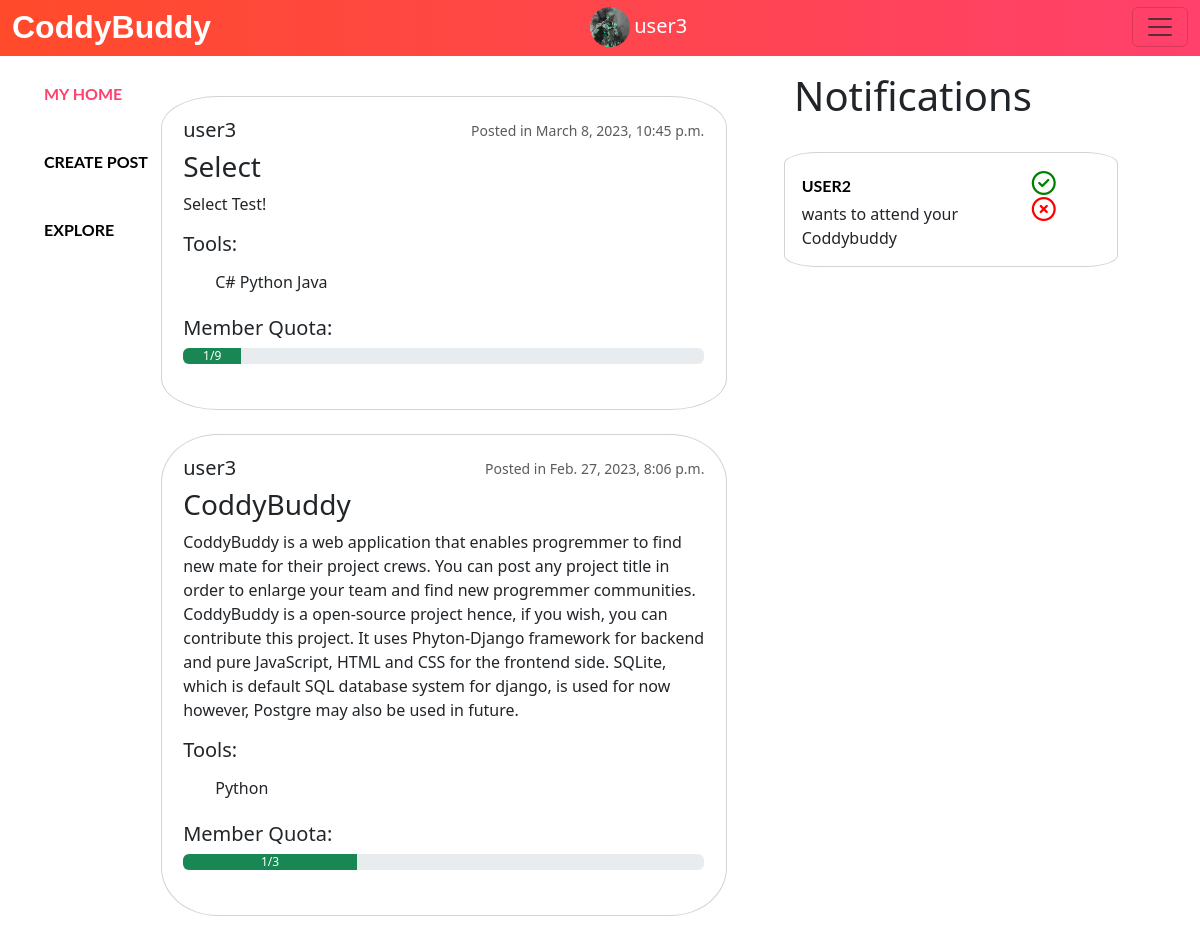
Screenshot of / (signed in) with the database file from the repository.
### musker/models.py (models this page shows, shortened)
class Profile(models.Model):
    user = models.OneToOneField(User, on_delete=models.CASCADE)
    image = models.ImageField(upload_to = 'profile_images', default = 'default-profile-image-png-1-Transparent-Images.png')
    bio = models.TextField(default="You add your biography", blank=True, max_length=9999999999999999999999999)
    follows = models.ManyToManyField("self",
                                     related_name="followed_by",
                                     symmetrical=False,
                                     blank=True)

class Post(models.Model):
    owner = models.ForeignKey(User, on_delete=models.CASCADE, default=0)
    title = models.TextField(blank=False, max_length=1000)
    description = models.TextField(blank=False, max_length=9999999999999999999)
    tool = models.CharField(max_length=100000000, default=None)
    max_capacity = models.IntegerField(blank=False, default=1)
    current_capacity = models.IntegerField(blank=False, default=1)
    capacityRatio = models.FloatField(blank = False,default=0)
    isFull = models.BooleanField(blank=False, default=False)
    created_at = models.DateTimeField(auto_now_add=True)
    if(current_capacity == max_capacity):
        isFull = True
    join = models.ManyToManyField(User, related_name="joined_by", symmetrical=False, blank=True)
    def __init__(self,*args,**kwargs):
        super(Post, self).__init__(*args, **kwargs)
        if self.max_capacity is not None:
            self.capacityRatio = (self.current_capacity/self.max_capacity)*100

class Notification(models.Model):
    receiver = models.CharField(max_length=1000000, default=None)
    trigger = models.ForeignKey(User, on_delete=models.CASCADE, default=0)
    Post = models.CharField(max_length=1000000, default=None)
    created_at = models.DateTimeField(auto_now_add=True)

### musker/views.py (the view)
# urls.py: 2. Add a URL to urlpatterns:  path('', views.home, name='home')
@login_required(login_url="logIn")
def home(request):
    currentUser = request.user
    profile = Profile.objects.get(user = currentUser)
    Posts = Post.objects.all()
    Posts = Post.objects.order_by('-created_at')
    choices = TOOL_CHOICES
    notifications = Notification.objects.filter(receiver = currentUser)
    return render(request, "home.html", {"currentUser" : currentUser, "profile" : profile, "posts" : Posts, "choices" : choices, "notifications" : notifications})

### musker/templates/home.html (shortened to what this page needs)
<!doctype html>
<html lang="en">
  <head>
    <link href="https://cdn.jsdelivr.net/npm/bootstrap@5.3.0-alpha1/dist/css/bootstrap.min.css" rel="stylesheet">
    <link href="//db.onlinewebfonts.com/c/e7f249e71a563eed9c495835657eb9c2?family=Poetsen+One" rel="stylesheet" type="text/css"/>
  </head>
  <body>
    {% include 'navbar.html' %}
    <div class="content">
      <div class="left">
         <ul style="margin-top: 0%;">
            <li><a id="homeLink" onclick="showElemHome()" href="#">My Home</a></li>
            <br>
            <li><a id="createLink" onclick="showElemCreate()" href="#">Create Post</a></li>
            <br>
            <li><a id="exploreLink" onclick="showElemExplore()" href="#">Explore</a></li>
          </ul>
      </div>
      <div class="middle">
         <div id="home">
          {% for post in posts %}
           <form action="{% url 'createNotification' post.title %}" method="POST">
            <div class="post">
              <div class="profile" style="display: flex;">
                <div style="display: flex;">
                  <h5>{{post.owner.username}}</h5>
                </div>
                <p class="card-text"><small class="text-muted">Posted in {{post.created_at}}</small></p>
              </div>
              <div class="title"><h3>{{post.title}}</h3></div>
              <div class="description">
                <div class="textDes"><p>{{post.description}}</p></div>
                <h5>Tools: </h5>
                <ul class="toolList" style="position:relative">
                  <li>{{post.tool}}</li>
                </ul>
                <h5>Member Quota: </h5>
                <div class="progress" role="progressbar" aria-label="Success example" aria-valuenow="{{post.current_capacity}}" aria-valuemin="0" aria-valuemax="{{post.max_capacity}}">
                  <div id="progressCal" class="progress-bar bg-success" style="width:{{post.capacityRatio}}%">{{post.current_capacity}}/{{post.max_capacity}}</div>
                </div>
                <br>
              </div>
            </div>
           </form>
          <br>
          {% endfor %}
         </div>
      </div>
      <div class="right">
        <div style="position: fixed;">
          <h1 style="margin-left: 3%;">Notifications</h1>
        <br>
        {% for notif in notifications  %}
        <form action="" method="POST">
          <div style="width: 100%;" class="notification">
            <div style="flex: 3;" class="wants"><span style="font-weight: bold;"><a href="{% url 'profile' notif.trigger.id %}">{{notif.trigger.username}}</a></span> wants to attend your {{notif.Post.title}}</div>
            <div style="flex: 1;" class="bttns">
              <button class="allow"><i class="fa-regular fa-circle-check fa-xl"></i></button>
              <button class="deny"><i class="fa-sharp fa-regular fa-circle-xmark fa-xl"></i></button>
            </div>
          </div>
        </form>
        {% endfor %}
        </div>
      </div>
    </div>
  </body>
</html>

### musker/templates/navbar.html (shortened to what this page needs)
<html lang="en">
<head>
</head>
<body>
    <nav class="navbar bg-body-emphasis fixed-top">
        <div class="container-fluid" >
          <p class="navbar-brand" href="{% url 'home' %}" style="color: white; font-weight:bold; font: size 70%; font-family: 'Montserrat', sans-serif;">CoddyBuddy</p>
          <div class="user">
            <img class="img" src="{{profile.image.url}}" alt="" >
            <div class="username"><h5 class="textU">{{currentUser.username}}</h5></div>
          </div>
          <button class="navbar-toggler"  type="button" data-bs-toggle="offcanvas" data-bs-target="#offcanvasNavbar" aria-controls="offcanvasNavbar">
            <span class="navbar-toggler-icon"></span>
          </button>
        </div>
      </nav>
</body>
</html>

### musker/templates/home.html (style rules this page uses)
body,html { height: 100%; }
.content { display: flex; margin-top: 5%; height: 100%; }
.left { flex: 1; padding: 1%; }
.middle { flex: 7; padding: 3%; }
.right { flex: 4; margin-left: -11%; padding: 1%; }
ul { display: flex; flex-direction: column; align-items: start; list-style-type: none; position: fixed; }
li { padding: 6px 0; }
a { position: relative; display: block; padding: 4px 0; font-family: Lato, sans-serif; color: black; text-decoration: none; text-transform: uppercase; transition: 0.5s; font-weight: bold; }
a::after { position: absolute; content: ""; top: 100%; left: 0; width: 100%; height: 3px; background: #FF416C; transform: scaleX(0); transform-origin: right; transition: transform 0.5s; }
.post { display: flex; flex-direction: column; border: solid; border-width: thin; border-color: lightgray; width: 80%; padding: 3%; border-radius: 10%; }
.profile { justify-content: space-between; }
.notification { display: flex; }
.allow { background-color: white; border: none; color: green; }
.deny { background-color: white; border: none; color: red; }
.notification { border: solid; border-width: thin; border-color: lightgrey; padding: 5%; border-radius: 10%; }

### musker/templates/navbar.html (style rules this page uses)
.navbar-brand { font-size: 200%; }
.container-fluid { background: #FF416C; background: -webkit-linear-gradient(to right, #FF4B2B, #FF416C); background: linear-gradient(to right, #FF4B2B, #FF416C); background-repeat: no-repeat; }
.container-fluid { margin-top: -10px; }
.img { object-fit: cover; border-radius: 100%; width: 40px; height: 40px; }
.user { max-width: 100%; max-height: 100%; justify-content: center; display: flex; margin-right: 7%; }
.username { margin-left: 5%; color: white; display: flex; }
.textU { margin-top: 13%; }
li { padding: 6px 0; }
a { position: relative; display: block; padding: 4px 0; font-family: Lato, sans-serif; color: black; text-decoration: none; text-transform: uppercase; transition: 0.5s; }
a::after { position: absolute; content: ""; top: 100%; left: 0; width: 100%; height: 3px; background: #FF416C; transform: scaleX(0); transform-origin: right; transition: transform 0.5s; }
.navbar-brand { margin-bottom: 0; }

### rows the page displays
Profile: image (picture)
Post: owner.username "user3", created_at "March 8, 2023, 10:45 p.m.", title "Select", description "Select Test!", tool "C# Python Java", {{ post.capacityRatio }} 11.11111111111111 (drawn), current_capacity "1", max_capacity "9"
Post: owner.username "user3", created_at "Feb. 27, 2023, 8:06 p.m.", title "CoddyBuddy", description "CoddyBuddy is a web application that enables progremmer to find new mate for their project crews. You can post any project title in order to enlarge your team and find new progremmer communities. CoddyBuddy is a open-source project hence, if you wish, you can contribute this project. It uses Phyton-Django framework for backend and pure JavaScript, HTML and CSS for the frontend side. SQLite, which is default SQL database system for django, is used for now however, Postgre may also be used in future.", tool "Python", {{ post.capacityRatio }} 33.33333333333333 (drawn), current_capacity "1", max_capacity "3"
Notification: trigger.username "USER2", Post "Coddybuddy"

### other values shown
{{ currentUser.username }} "user3"
